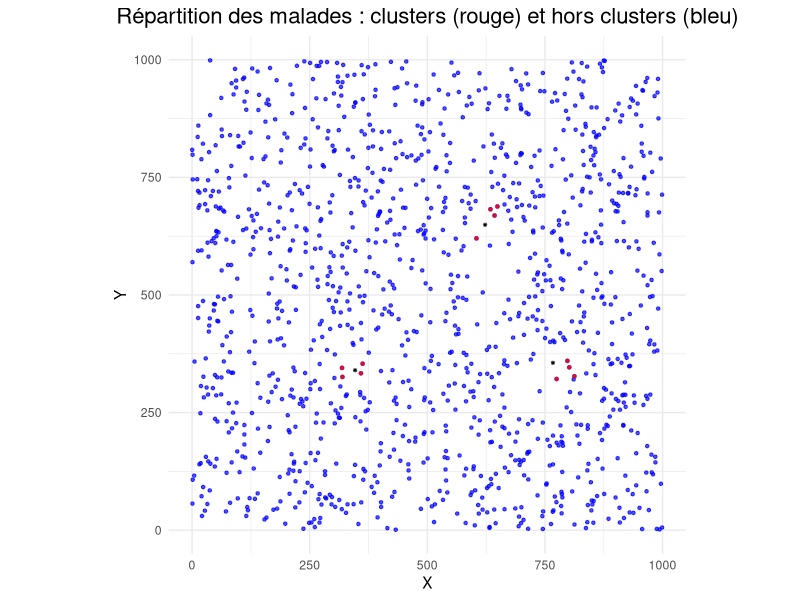
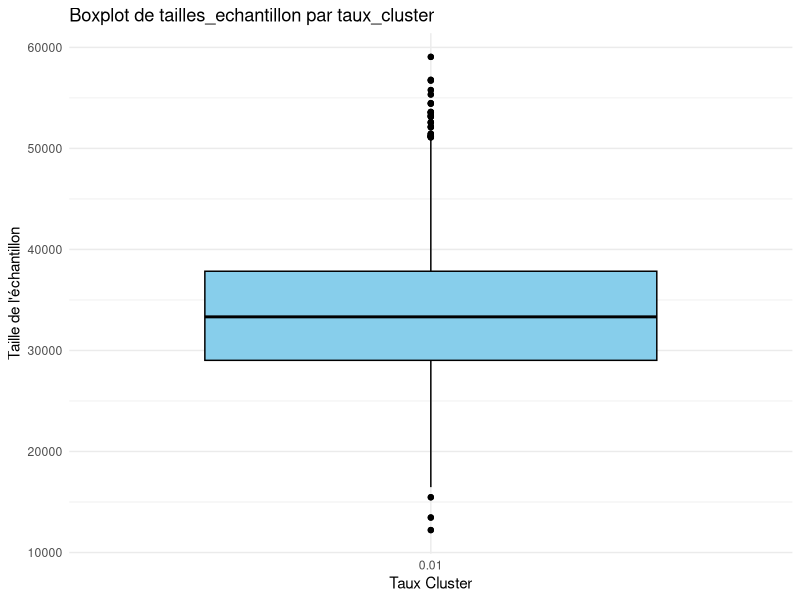

Write R code to recreate these figures, in order. (Note: this script raises an error after producing the figures.)
## ---- chunk 1
rm(list = ls())

library(dplyr)
library(ggplot2)
library(sampling)
library(MASS)
library(clusterGeneration)
library(mvtnorm)
## ---- chunk 2
set.seed(123)

# Étape 1 : Génération de la population globale
n_total <- 250000  # Nombre total d'individus

# Générer des coordonnées aléatoires dans un espace 2D (1000 x 1000)
population <- data.frame(
  id = 1:n_total,
  x = runif(n_total, min = 0, max = 1000),  # Coordonnées x
  y = runif(n_total, min = 0, max = 1000)   # Coordonnées y
)

# Étape 2 : Définition des centres des clusters de malades
n_centres <- 3  # Nombre de clusters
centres_malades <- data.frame(
  centre_id = 1:n_centres,
  x = runif(n_centres, min = 200, max = 800),  # Centres x
  y = runif(n_centres, min = 200, max = 800)   # Centres y
)

## ---- chunk 3
# Étape 3 : Génération des malades
prop_malades <- 0.005  # Proportion totale de malades dans la population
prop_clusters <- 0.01 # Proportion de malades dans les clusters
n_malades <- round(n_total * prop_malades)  # Nombre total de malades
n_cluster_malades <- round(n_malades * prop_clusters)  # Nombre de malades dans les clusters
n_outside_malades <- n_malades - n_cluster_malades  # Nombre de malades hors clusters
mean_radius <- 20  # Rayon moyen autour des centres

# Générer les malades dans les clusters
set.seed(456)
malades_clusters <- do.call(rbind, lapply(1:n_centres, function(i) {
  n_cluster <- round(n_cluster_malades / n_centres)  # Répartition des malades entre les clusters
  data.frame(
    id = NA,  # ID temporaire (non encore assigné)
    x = rnorm(n_cluster, mean = centres_malades$x[i], sd = mean_radius),
    y = rnorm(n_cluster, mean = centres_malades$y[i], sd = mean_radius),
    malade = 1,  # Marquer ces individus comme malades
    cluster = i  # Identifier le cluster
  )
}))

# Assurer que les malades dans les clusters restent dans la grille
malades_clusters$x <- pmax(0, pmin(1000, malades_clusters$x))
malades_clusters$y <- pmax(0, pmin(1000, malades_clusters$y))

# Générer les malades hors des clusters
set.seed(789)
malades_outside <- data.frame(
  id = integer(0),   # ID temporaire vide (type entier)
  x = numeric(0),    # Coordonnée x vide
  y = numeric(0),    # Coordonnée y vide
  malade = integer(0)  # Marqueur vide
)


while (nrow(malades_outside) < n_outside_malades) {
  # Calculer le nombre de malades hors clusters à ajouter
  malades_outside_a_ajouter <- n_outside_malades - nrow(malades_outside)
  
  # Générer des candidats hors clusters
  candidates <- data.frame(
    x = runif(malades_outside_a_ajouter, min = 0, max = 1000),
    y = runif(malades_outside_a_ajouter, min = 0, max = 1000)
  )
  
  # Calculer la distance aux centres des clusters
  distances <- sapply(1:n_centres, function(i) {
    sqrt((candidates$x - centres_malades$x[i])^2 + (candidates$y - centres_malades$y[i])^2)
  })
  
  # Garder les points éloignés des clusters
  if (malades_outside_a_ajouter > 1) {
    outside <- rowSums(distances < mean_radius * 2) == 0  # Ajuster la zone d'exclusion
  } else { # si on a qu'un seul individu à ajouter on ne peut pas utiliser rowSums (on utilise juste sum)
    outside <- sum(distances < mean_radius * 2) == 0  # Ajuster la zone d'exclusion
  }
  
  malades_outside <- rbind(
    malades_outside,
    data.frame(
      id = NA, 
      x = candidates[outside, "x"], 
      y = candidates[outside, "y"], 
      malade = 1
    )
  )
}

# Ajouter les IDs à la population
malades_clusters$id <- sample(population$id, nrow(malades_clusters))
malades_outside$id <- sample(setdiff(population$id, malades_clusters$id), nrow(malades_outside))

# Fusionner les malades
malades <- rbind(
  malades_clusters[, c("id", "x", "y", "malade")],
  malades_outside[, c("id", "x", "y", "malade")]
)

# Ajouter les malades à la population globale
population$malade <- 0
population[population$id %in% malades$id, c("x", "y", "malade")] <- malades[, c("x", "y", "malade")]

# Étape 4 : Visualisation
library(ggplot2)

# Séparer malades dans et hors clusters pour visualisation
malades_clusters_plot <- malades_clusters
malades_outside_plot <- subset(population, malade == 1 & !(id %in% malades_clusters$id))

ggplot() +
  geom_point(data = malades_outside_plot, aes(x = x, y = y), color = "blue", size = 0.9, alpha = 0.7) +
  geom_point(data = malades_clusters_plot, aes(x = x, y = y), color = "red", size = 0.9, alpha = 0.7) +
  geom_point(data = centres_malades, aes(x = x, y = y), color = "black", size = 0.5, shape = 8) +
  labs(title = "Répartition des malades : clusters (rouge) et hors clusters (bleu)",
       x = "X", y = "Y") +
  coord_fixed(ratio = 1, xlim = c(0, 1000), ylim = c(0, 1000)) +
  theme_minimal() +
  theme(plot.title = element_text(hjust = 0.5, size = 16))


## ---- chunk 4
# Étape 4 : Création de PSU réguliers (15x15) dans l'espace 1000x1000
psu_size <- 15  # Taille d'un PSU

# Calculer les limites des PSU
psu_x_limits <- seq(0, 1000, by = 1000/psu_size)
psu_y_limits <- seq(0, 1000, by = 1000/psu_size)

# Attribuer chaque individu à une PSU
population$psu_x <- cut(population$x, breaks = psu_x_limits, labels = FALSE, include.lowest = TRUE)
population$psu_y <- cut(population$y, breaks = psu_y_limits, labels = FALSE, include.lowest = TRUE)


# Étape 5 : Créer un tableau récapitulatif du nombre d'individus et de malades par PSU
psu_counts <- population %>%
  group_by(psu_x, psu_y) %>%
  summarise(
    total_individus = n(),
    malades = sum(malade),
    .groups = "drop"
  ) # On perd certains individus (moins de 0.001%, négligable)

# On rajoute la colonne pour identifier les PSU
psu_counts$PSU <- seq(1, 225, by = 1)

# Calcul du taux d'individu malades
psu_counts$Y_h <- psu_counts$malades / psu_counts$total_individus

# On détermine d'abord pour chaque PSU si elle est malade ou pas. Si la prévalence dans une PSU est supérieure à 0.5%, alors on dira que cette PSU est malade. Sinon, cette PSU n'est pas malade. 
psu_counts$PSU_malade <- psu_counts$Y_h > 0.005

## ---- chunk 5
# Création d'un chemin "serpent" pour parcourir les PSU
# D'abord on initialise un vecteur nul qui contiendra par la suite les PSU dans l'ordre de visite.
chemin <- NULL
# Ensuite, on va créer une boucle qui ajoute les PSU dans l'ordre selon si la ligne doit se parcourir de gauche à droite (pour les lignes ayant un numéro impair) ou de droite à gauche (pour les lignes ayant un numéro pair)
for (i in 1:psu_size) {
  if (i %% 2 == 1) {
    # Ligne impaire : de gauche à droite
    chemin <- c(chemin, seq((i-1) * psu_size + 1, i * psu_size))
  } else {
    # Ligne paire : de droite à gauche
    chemin <- c(chemin, seq(i * psu_size, (i-1) * psu_size + 1, by = -1))
  }
}
chemin # numéros des PSU dans l'ordre où ils devront être visités

chemin_mc_posa <- chemin
chemin_mc_cposa <- chemin

## ---- chunk 6
set.seed(123) 
n_iterations <- 5000  

# Création d'une matrice pour stocker les résultats
resultats_simulation_posa_final <- data.frame(
  taille_echantillon = numeric(n_iterations),
  nombre_malades = numeric(n_iterations)
)

resultats_simulation_posa <- data.frame(
  taille_echantillon = numeric(n_iterations),
  nombre_malades = numeric(n_iterations)
)

## ---- chunk 7

for (iteration in 1:n_iterations) {
  
  # Initialisation des données et des probabilités
  psu_counts <- psu_counts %>% 
    mutate(proba_initiale = total_individus / sum(total_individus) * 27)
  
  # Initialisation des probabilités mises à jour (au départ égales aux probabilités initiales)
  psu_counts$proba_mise_a_jour <- psu_counts$proba_initiale
  
  # Initialisation de la liste des PSU sélectionnées
  psu_selectionnees <- vector("list", length = psu_size * psu_size)
  
  # Sélection de la première PSU avec sa probabilité initiale
  if (runif(n = 1, min = 0, max = 1) < psu_counts$proba_initiale[1]) {
    psu_selectionnees[[1]] <- psu_counts[1, ]
  }
  
  chemin_mc_posa_tempo <- chemin_mc_posa
  
  # Parcours des PSU pour sélection adaptative
  for (i in 2:225) { 
    PSU_actuelle <- chemin_mc_posa_tempo[i]
    PSU_precedente <- chemin_mc_posa_tempo[i - 1]
    
    # Mise à jour des probabilités des PSU voisines si la PSU précédente est malade
    if (!(is.null(psu_selectionnees[[PSU_precedente]])) & (runif(n = 1, min = 0, max = 1) < psu_counts$proba_initiale[1])) {
      psu_counts$proba_mise_a_jour[PSU_actuelle] <- 1
      psu_selectionnees[[PSU_actuelle]] <- psu_counts[PSU_actuelle, ]
    } else {
      # Sélection avec la probabilité d'inclusion initiale ou mise à jour
      if (runif(n = 1, min = 0, max = 1) < psu_counts$proba_mise_a_jour[PSU_actuelle]) {
        psu_selectionnees[[PSU_actuelle]] <- psu_counts[PSU_actuelle, ]
      }
    }
  }
  
  # Calcul des résultats pour cette itération
  m_ech <- nrow(as.data.frame(do.call(rbind, psu_selectionnees))) 
  taille_echantillon <- sum(sapply(psu_selectionnees, function(psu) if (!is.null(psu)) psu$total_individus else 0))
  nombre_malades <- sum(sapply(psu_selectionnees, function(psu) if (!is.null(psu) && psu$PSU_malade) psu$malades else 0))
  
  # Enregistrement des résultats
  resultats_simulation_posa[iteration, "taille_echantillon"] <- taille_echantillon
  resultats_simulation_posa[iteration, "nombre_malades"] <- nombre_malades
  resultats_simulation_posa[iteration, "m_ech"] <- m_ech
}

# Résumé des résultats
summary(resultats_simulation_posa)



## ---- chunk 8
# A modifier en fonction du taux de clustering
resultats_simulation_posa$taux_cluster <- 0.01

# A la première itération
resultats_simulation_posa_final <- resultats_simulation_posa

# Pour le reste
resultats_simulation_posa_final <- rbind(resultats_simulation_posa_final,resultats_simulation_posa)
## ---- chunk 9
ggplot(resultats_simulation_posa_final, aes(x = as.factor(taux_cluster), y = taille_echantillon)) +
  geom_boxplot(fill = "skyblue", color = "black") +
  labs(title = "Boxplot de tailles_echantillon par taux_cluster",
       x = "Taux Cluster",
       y = "Taille de l'échantillon") +
  theme_minimal()

ggplot(resultat, aes(x = as.factor(taux_cluster), y = nombre_malades)) +
  geom_boxplot(fill = "salmon", color = "black") +
  labs(title = "Boxplot de nombre_malades par taux_cluster",
       x = "Taux Cluster",
       y = "Nombre de malades") +
  theme_minimal()

## ---- chunk 10

set.seed(123) 
n_iterations <- 5000  

# Création d'une matrice pour stocker les résultats
resultats_simulation_cposa <- data.frame(
  taille_echantillon = numeric(n_iterations),
  nombre_malades = numeric(n_iterations)
)

for (iteration in 1:n_iterations) {
  # Initialisation des données et des probabilités
  psu_counts <- psu_counts %>% 
    mutate(proba_initiale = total_individus / sum(total_individus) * 27)
  
  # Initialisation des probabilités mises à jour (au départ égales aux probabilités initiales)
  psu_counts$proba_mise_a_jour <- psu_counts$proba_initiale
  
  # Initialisation de la liste des PSU sélectionnées
  psu_selectionnees <- vector("list", length = psu_size * psu_size)
  
  # Sélection de la première PSU avec sa probabilité initiale
  if (runif(n = 1, min = 0, max = 1) < psu_counts$proba_initiale[1]) {
    psu_selectionnees[[1]] <- psu_counts[1, ]
  }
  
  chemin_mc_posa_tempo <- chemin_mc_posa
  
  # Parcours des PSU pour sélection adaptative
  for (i in 2:224) { 
    PSU_actuelle <- chemin_mc_posa_tempo[i]
    PSU_precedente <- chemin_mc_posa_tempo[i - 1]
    
    # Mise à jour des probabilités des PSU voisines si la PSU précédente est malade
    if (!(is.null(psu_selectionnees[[PSU_précédente]])) & (runif(n = 1, min = 0, max = 1) < psu_counts$proba_initiale[1])) {
      psu_counts$proba_mise_a_jour[PSU_actuelle] <- 1
      psu_selectionnees[[PSU_actuelle]] <- psu_counts[PSU_actuelle, ]
    } else { 
          # Met à jour les probabilités des PSUs allant de i+2 à 225 avant de continuer
        for (j in (i+1):225) {
          # Mise à jour de la probabilité d'inclusion selon la formule (49)
          psu_counts$proba_mise_a_jour[j] <- psu_counts$proba_mise_a_jour[j] + 
                                           (psu_counts$proba_mise_a_jour[j] / (225 - i)) 
      
        }
    
      # Ensuite, on sélectionne la PSU actuelle avec sa probabilité initiale
      if (runif(n = 1, min = 0, max = 1) < psu_counts$proba_initiale[PSU_actuelle]) {
        psu_selectionnees[[PSU_actuelle]] <- psu_counts[PSU_actuelle, ]
      }
    }
  }
  
  # Calcul des résultats pour cette itération
  m_ech <- nrow(as.data.frame(do.call(rbind, psu_selectionnees))) 
  taille_echantillon <- sum(sapply(psu_selectionnees, function(psu) if (!is.null(psu)) psu$total_individus else 0))
  nombre_malades <- sum(sapply(psu_selectionnees, function(psu) if (!is.null(psu) && psu$PSU_malade) psu$malades else 0))
  
  # Enregistrement des résultats
  resultats_simulation_cposa[iteration, "taille_echantillon"] <- taille_echantillon
  resultats_simulation_cposa[iteration, "nombre_malades"] <- nombre_malades
  resultats_simulation_cposa[iteration, "m_ech"] <- m_ech
}

# Résumé des résultats
summary(resultats_simulation_cposa)


## ---- chunk 11
# Prévalence dans la population
Y_barre <- nrow(malades) / nrow(population)

# On ajoute à la table psu_counts la colonne Y_h qui correspond à la prévalence dans la PSU h
psu_counts$Y_h <- psu_counts$malades / psu_counts$total_individus

# On calcule ensuite la variance de (Y_h)^barre avec la formule donnée page 22 de l'article
Var_Yh_barre <- 1 / n_total * sum( ((psu_counts$Y_h - Y_barre)**2) * psu_counts$total_individus )

# Puis on détermine k avec la formule page 22 de l'article
k <- sqrt(Var_Yh_barre) / Y_barre
## ---- chunk 12
# On peut regarder combien de PSU sont sélectionnées
sum(sapply(psu_selectionnees, function(x) !is.null(x) && nrow(x) > 0))
## ---- chunk 13
# On ne garde que les lignes effectivement sélectionnées
psu_selectionnees <- do.call(rbind, psu_selectionnees)

# On affiche ces PSU
psu_selectionnees
